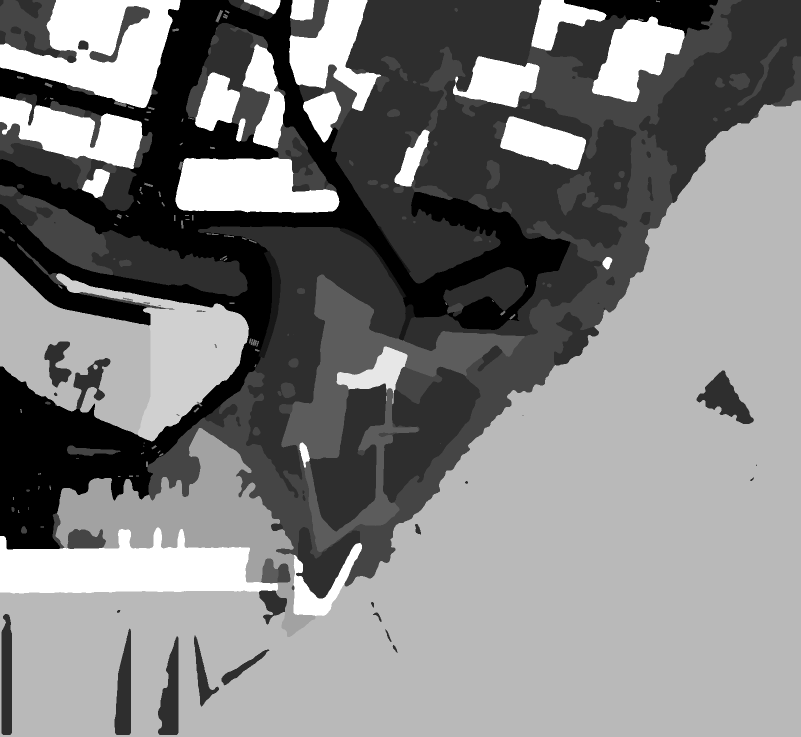
#> input picture pipeline/maquetas/sao-sebastiao-angra/dados/chao_classes.png, 1601 x 1473 px (shown at 1/2 size)
$ python textura_chao.py
#> lines starting #> are read from the running program, lines starting #| are printed output that depends on the picture; after the words box and inside, x2 and y2 are one past the last pixel; in counts of white or black regions, pixels touching at a corner belong together
### pipeline/kit/fotos.py
"""Texturas fotográficas: pedra, telha e rocha fotografadas (Poly Haven, CC0), com a cor de cada monumento.

As fotos estão em pipeline/kit/fotos/ (obter_fotos.py descarrega-as e regista as fontes em fotos/fontes.json).
`textura_foto` devolve o mesmo par (cor, relevo) que `kit.texturas.textura_cantaria`, numa imagem de n x n px
que cobre `metros` de lado, por isso entra no lugar dela sem mudar UV nem materiais:

    TEX, ALT = textura_foto("old_stone_wall", cor=(0.60, 0.58, 0.54))
    material("muro", (1, 1, 1), 0.92, imagem("muro", TEX), normal=imagem("muro_n", normais(ALT, 3.5)), ...)

A foto dá o desenho real das pedras, das juntas e do grão; a cor média vem do monumento (medida nas
fotografias dele), para a pedra não ficar com o tom do sítio onde a foto foi tirada. Por cima juntam-se
variações largas de tom e, se pedido, manchas de líquen, ambas periódicas para a imagem repetir sem costura.
"""
import json
from pathlib import Path

import numpy as np
from PIL import Image
from scipy import ndimage as ndi

__all__ = ["textura_foto", "fontes_fotos", "FONTES"]

PASTA = Path(__file__).resolve().parent / "fotos"
FONTES = json.loads((PASTA / "fontes.json").read_text()) if (PASTA / "fontes.json").exists() else {}
#> (reads pipeline/maquetas/lanhoso/dados/fontes.json from the repository)
USADAS = set()  # ids usados nesta maqueta (para os créditos)


def fontes_fotos():
    """Créditos das fotos usadas na maqueta atual, para gravar em medidas.json ou no LEIAME."""
    return {t: FONTES[t] for t in sorted(USADAS)}


def _ler(tid):
    cor = np.asarray(Image.open(PASTA / f"{tid}_cor.jpg").convert("RGB"), float) / 255.0
    rel = np.asarray(Image.open(PASTA / f"{tid}_relevo.png").convert("L"), float) / 255.0
    return cor ** 2.2, rel  # cor linear para as médias; volta a sRGB no fim


def _ruido_periodico(n, celulas, semente):
    """Ruído suave com período n (grelha aleatória de celulas x celulas ampliada com repetição)."""
    g = np.random.default_rng(semente).random((celulas, celulas))
    z = ndi.zoom(np.tile(g, (3, 3)), n / celulas, order=3, mode="grid-wrap")
    return z[n:2 * n, n:2 * n]


def _fbm_periodico(n, semente, base=4, oit=4):
    s, amp, tot = np.zeros((n, n)), 1.0, 0.0
    for o in range(oit):
        s += amp * _ruido_periodico(n, base * 2 ** o, semente + o)
        tot += amp
        amp *= 0.5
    return s / tot


# [23 lines left out: function _mosaico, not called in this run]


def textura_foto(tid, n=1024, metros=6.0, cor=(0.60, 0.58, 0.54), contraste=1.0, saturacao=0.5, metros_foto=None,
                 variacao=0.10, liquen=0.0, liquen_cor=(0.84, 0.84, 0.80), semente=7, rodar=False,
                 mosaico=None, mosaico_vertical=True, mosaico_borda=0.08):
    """Foto `tid` repetida em n x n px = `metros` x `metros` (o que a imagem cobre de facto na maqueta: UV e
    KHR_texture_transform incluídos), recolorida para a cor média `cor` (sRGB 0..1).

    metros_foto: tamanho real da foto (por omissão o de fontes.json); acerta-se para caber um número inteiro
    de vezes em `metros`, para a imagem final repetir sem costura. contraste > 1 acentua pedras e juntas.
    saturacao: quanto da cor própria de cada pedra (desvio à média) se mantém (0 = só a cor dada).
    variacao: amplitude das manchas largas de tom (pedra mais clara ou mais escura por zonas).
    liquen: fração aproximada da superfície com manchas claras de líquen (0 = nenhuma).
    rodar: roda a foto 90° (fiadas verticais passam a horizontais).
    mosaico: lado (m) das células de um mosaico de recortes da foto, cada um tirado de um ponto ao acaso e
    fundido com os vizinhos numa orla de `mosaico_borda` m (modelo do castillos.site, 25 nov. 2026: uma imagem de
    6–8 m por repetição, onde a mesma pedra não volta a aparecer ao lado). mosaico_vertical=False só desloca os
    recortes na horizontal (silhares em fiadas regulares: as fiadas continuam à mesma cota)."""
    USADAS.add(tid)
    foto, rel = _ler(tid)
    if rodar:
        foto, rel = np.rot90(foto), np.rot90(rel)
    mf = metros_foto or FONTES.get(tid, {}).get("metros", [2.0])[0]
    k = max(1, int(round(metros / mf)))  # repetições da foto em `metros`
    lado = n // k
    f = np.asarray(Image.fromarray((foto ** (1 / 2.2) * 255).astype(np.uint8)).resize((lado, lado), Image.LANCZOS), float) / 255.0
    f = f ** 2.2
    r = np.asarray(Image.fromarray((rel * 255).astype(np.uint8)).resize((lado, lado), Image.LANCZOS), float) / 255.0
    f0, r0 = f, r
    f, r = np.tile(f, (k, k, 1)), np.tile(r, (k, k))
    if k * lado != n:  # n não divisível por k: estica 1–2 px para a imagem repetir sem costura
        f = ndi.zoom(f, (n / f.shape[0], n / f.shape[1], 1), order=1, mode="grid-wrap")
        r = ndi.zoom(r, n / r.shape[0], order=1, mode="grid-wrap")
    if mosaico:
        f, r = _mosaico(f0, r0, n, max(2, int(round(metros / mosaico))),
                        int(round(mosaico_borda / metros * n)), semente, mosaico_vertical)
    # luminância e cor própria de cada pixel, relativas à média da foto
    lum = f @ np.array([0.2126, 0.7152, 0.0722])
    # tira os defeitos da foto que se notariam a repetir (buracos negros, uma pedra branca, etiquetas):
    # a luminância fica entre os percentis 1,5 e 98,5
    # buracos escuros e lascas claras mais pequenos do que uma pedra: luminância abaixo de 35 % ou acima de 160 % da mediana local (as juntas ficam)
    # (janela de c. 6 % da foto), toma-se a cor da mediana local
    med = np.stack([ndi.median_filter(f[..., c], size=max(5, lado // 16), mode="wrap") for c in range(3)], -1)
    lmed = med @ np.array([0.2126, 0.7152, 0.0722])
    buraco = ndi.binary_dilation((lum < 0.35 * lmed) | (lum > 1.6 * lmed), iterations=1)[..., None]
    f = np.where(buraco, med, f)
    lum = f @ np.array([0.2126, 0.7152, 0.0722])
    lo, hi = np.quantile(lum, [0.015, 0.985])
    f = f * (np.clip(lum, lo, hi) / np.maximum(lum, 1e-4))[..., None]
    lum = np.clip(lum, lo, hi)
    lm = lum.mean()
    croma = f / np.maximum(lum[..., None], 1e-4)
    croma = 1 + (croma / croma.reshape(-1, 3).mean(0) - 1) * saturacao
    alvo = np.array(cor, float) ** 2.2
    tex = alvo * ((lum / lm) ** contraste)[..., None] * croma
    if variacao:
        v = _fbm_periodico(n, semente, base=3)
        tex *= (1 + variacao * 2 * (v - 0.5))[..., None]
    if liquen:
        # manchas pequenas e salpicadas (as fotos dos castelos mostram líquen em pintas, não em placas)
        m = _fbm_periodico(n, semente + 11, base=int(metros * 6), oit=3)
        lim = np.quantile(m, 1 - liquen)
        a = np.clip((m - lim) / 0.03, 0, 1)[..., None] * 0.40
        tex = tex * (1 - a) + (np.array(liquen_cor) ** 2.2) * (lum / lm)[..., None] * a
    tex = np.clip(tex, 0, 1) ** (1 / 2.2)
    return tex, ndi.gaussian_filter(r, 0.7)

### pipeline/maquetas/sao-sebastiao-angra/textura_chao.py
"""Textura do chão de São Sebastião sem nenhum píxel de fotografia aérea: cada célula leva o material da sua classe
(dados/chao_classes.png, feito por chao.py a partir de traços à mão na ortofoto e das classes do LiDAR), com texturas
nítidas e repetidas à escala real e fronteiras alisadas a 5,7 cm. Cobre x -116..116, y -138..94 (232 m) em n x n px.
Devolve sRGB 0..1 com as linhas de baixo para cima (y para cima), como o kit.texturas.imagem espera."""
from pathlib import Path

import numpy as np
from PIL import Image
from scipy import ndimage as ndi

from kit.fotos import textura_foto, _fbm_periodico

X0, Y0, L = -116.0, -138.0, 232.0
CL = ['asfalto', 'passeio', 'relva', 'mato', 'terra', 'branco', 'tijoleira', 'betao', 'rocha', 'asfalto2', 'calcada', 'muro']
# cores médias (sRGB) medidas na ortofoto compensada e tiradas do amarelado do voo
COR = {
    'asfalto': (0.30, 0.305, 0.30),   # estrada (ortofoto 0,35/0,36/0,31)
    'asfalto2': (0.40, 0.395, 0.37),  # parque de poente, asfalto gasto mais claro (0,39/0,38/0,31)
    'passeio': (0.58, 0.575, 0.55),   # passeios de betão e lancis claros (0,46/0,47/0,39)
    'calcada': (0.66, 0.64, 0.59),    # lajeado claro do terreiro da Pousada
    'relva': (0.36, 0.42, 0.22),
    'mato': (0.25, 0.31, 0.17),
    'terra': (0.47, 0.40, 0.36),      # terra batida castanho-arroxeada dos caminhos do recinto (ortofoto R-G c. +10)
    'tijoleira': (0.52, 0.37, 0.30),   # adarves (fotosfera dentro da Pousada), menos vermelha do que a 0.4
    'betao': (0.57, 0.52, 0.47),      # chão do estaleiro, betão manchado de ferrugem (0,53/0,51/0,43)
    'rocha': (0.23, 0.23, 0.22),      # basalto da costa
    'muro': (0.38, 0.37, 0.35),
    'branco': (0.86, 0.86, 0.83),     # tinta das passadeiras e linhas; cascos dos barcos
}
LANCIL = (0.60, 0.59, 0.56)


def _tile_ruido(n, metros, cor, fino=0.10, largo=0.06, semente=1):
    """Superfície lisa (asfalto, betão, tinta): grão fino e manchas largas, sem padrão de foto."""
    rng = np.random.default_rng(semente)
    g = ndi.gaussian_filter(rng.random((n, n)), 0.7, mode='wrap')
    g = (g - g.mean()) / (g.std() + 1e-6)
    v = _fbm_periodico(n, semente + 3, base=max(2, int(metros / 3)))
    lin = np.array(cor) ** 2.2 * (1 + fino * g)[..., None] * (1 + largo * 2 * (v - 0.5))[..., None]
    return np.clip(lin, 0, 1) ** (1 / 2.2)


# [11 lines left out: function _tile_relva, not called in this run]


def _tiles(px_m):
    """Cada material como (array n x n sRGB, metros que cobre)."""
    T = {}
    T['asfalto'] = (_tile_ruido(512, 8.0, COR['asfalto'], 0.12, 0.08, 11), 8.0)
    T['asfalto2'] = (_tile_ruido(512, 8.0, COR['asfalto2'], 0.12, 0.12, 12), 8.0)
    T['passeio'] = (textura_foto('seaworn_stone_tiles', n=512, metros=4.0, cor=COR['passeio'], contraste=0.55, saturacao=0.1,
                                 variacao=0.06, semente=13)[0], 4.0)
    T['calcada'] = (textura_foto('seaworn_stone_tiles', n=512, metros=4.0, cor=COR['calcada'], contraste=0.7, saturacao=0.15,
                                 variacao=0.05, semente=14)[0], 4.0)
    T['relva'] = (_tile_relva(512, 8.0, COR['relva'], 15), 8.0)
    T['mato'] = (textura_foto('rock_01', n=512, metros=4.0, cor=COR['mato'], contraste=1.2, saturacao=0.1, variacao=0.15,
                              semente=16)[0], 4.0)
    T['terra'] = (textura_foto('rock_01', n=512, metros=3.0, cor=COR['terra'], contraste=0.6, saturacao=0.25, variacao=0.10,
                               semente=17)[0], 3.0)
    T['tijoleira'] = (textura_foto('seaworn_stone_tiles', n=512, metros=3.0, cor=COR['tijoleira'], contraste=0.6,
                                   saturacao=0.2, variacao=0.06, semente=18)[0], 3.0)
    T['betao'] = (_tile_ruido(512, 8.0, COR['betao'], 0.08, 0.16, 19), 8.0)
    T['rocha'] = (textura_foto('rock_01', n=512, metros=3.0, cor=COR['rocha'], contraste=1.15, saturacao=0.2, semente=20)[0], 3.0)
    T['muro'] = (textura_foto('old_stone_wall', n=512, metros=4.0, cor=COR['muro'], contraste=1.0, saturacao=0.2, semente=21)[0],
                 4.0)
    T['branco'] = (_tile_ruido(256, 4.0, COR['branco'], 0.04, 0.04, 22), 4.0)
    return T


def textura_chao(dados, n=4096):
#> called with n = 2048
    dados = Path(dados)
    k = np.asarray(Image.open(dados / 'chao_classes.png'))[::-1]          # linha 0 = y -168, coluna 0 = x -200, 25 cm
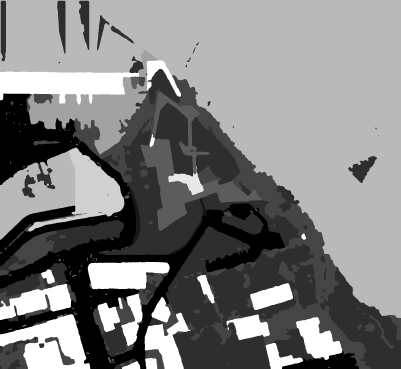
#> k: shape (1473, 1601) (shown at 1/4 size); min 0, max 11, mean 5.54; drawn with min black and max white
    p = L / n
    c = (np.arange(n) + 0.5) * p
    xs, ys = X0 + c, Y0 + c
    ci, ri = (xs + 200) / 0.25 - 0.5, (ys + 168) / 0.25 - 0.5
    # janela das classes que interessa (com margem) e máscaras suaves de cada classe, argmax à resolução final
    r0, r1 = int(ri[0]) - 4, int(ri[-1]) + 5
    c0, c1 = int(ci[0]) - 4, int(ci[-1]) + 5
    kw = k[r0:r1, c0:c1]
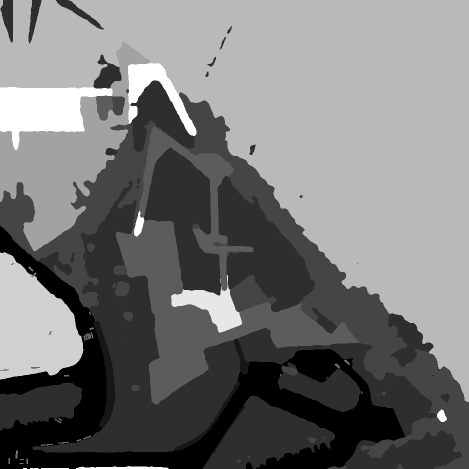
#> kw: shape (937, 937) (shown at 1/2 size); min 0, max 11, mean 5.09; drawn with min black and max white
    RR, CC = np.meshgrid(ri - r0, ci - c0, indexing='ij')
    best = np.full((n, n), -1.0, np.float32)
    lab = np.zeros((n, n), np.uint8)
    for i in range(len(CL)):
        m = kw == i
        if not m.any():
            continue
        s = ndi.gaussian_filter(m.astype(np.float32), 0.9 if CL[i] != 'branco' else 0.5)
        v = ndi.map_coordinates(s, [RR, CC], order=1, mode='nearest').astype(np.float32)
        sel = v > best
        best[sel] = v[sel]
        lab[sel] = i
#> this loop made 12 passes
#> pass 1, in textura_chao, `m = kw == i`:
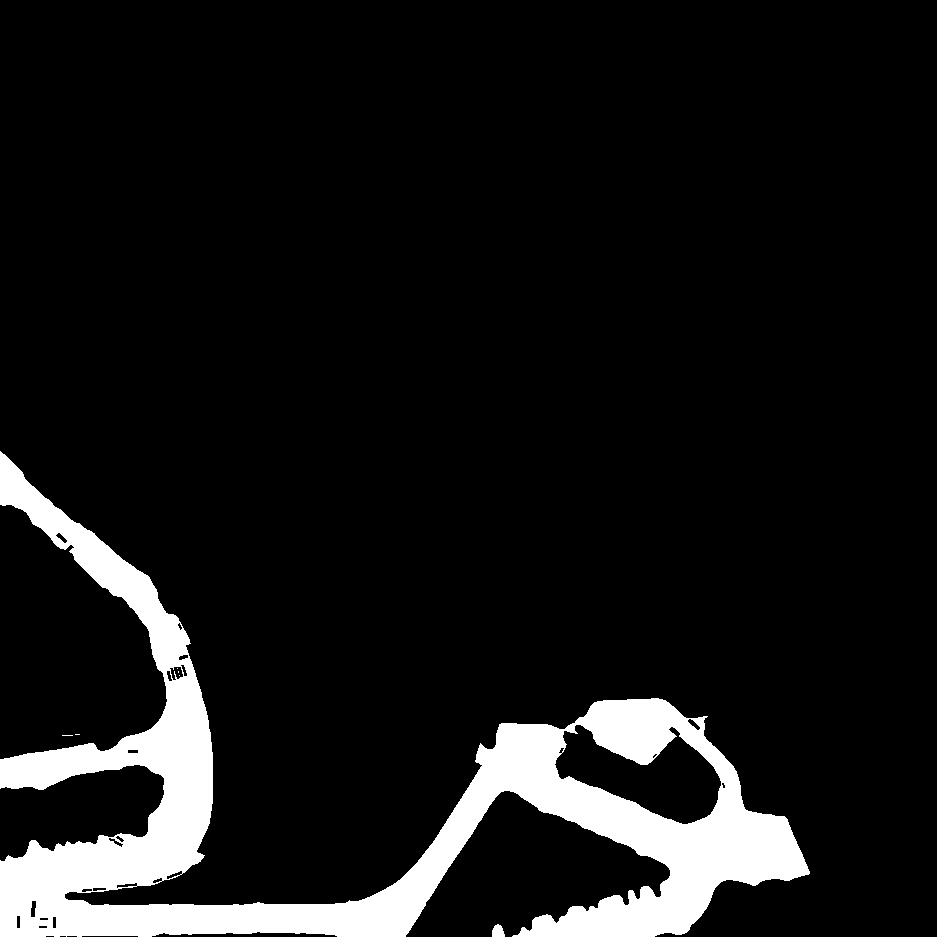
#> m: shape (937, 937) bool; 9.3% white; 7 white regions (5 under 20 px), largest, box (x1, y1, x2, y2) and area: (0, 451, 810, 937) 81580, (492, 924, 505, 937) 130
#> pass 1, in textura_chao, `v = ndi.map_coordinates(s, [RR, CC], order=1, mode='nearest').astype(n..`:
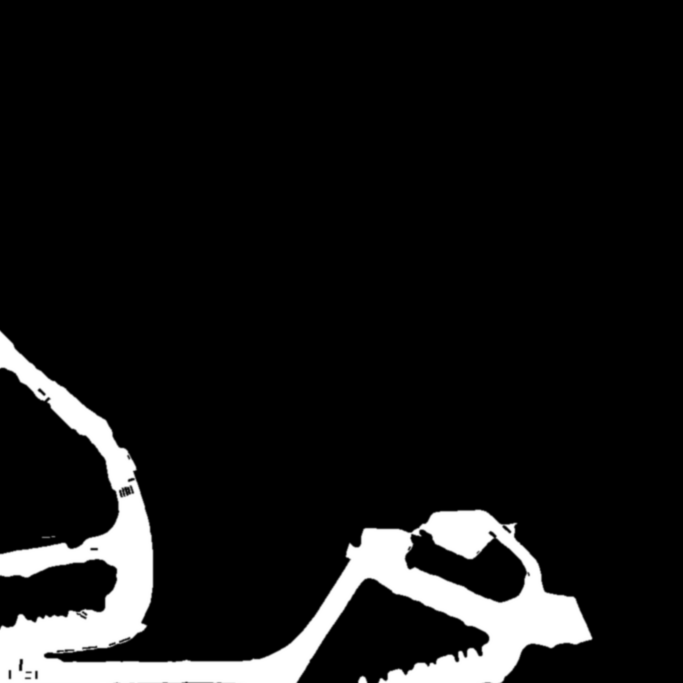
#> v: shape (2048, 2048) float32 (shown at 1/3 size); min 0, max 1, mean 0.0921
#> after the loop:
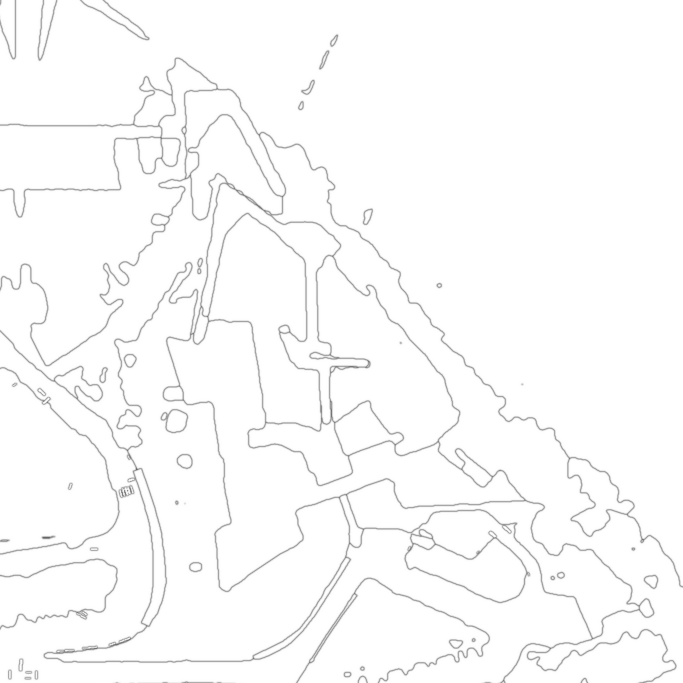
#> best: shape (2048, 2048) float32 (shown at 1/3 size); min 0.272, max 1, mean 0.985
#> after the loop:
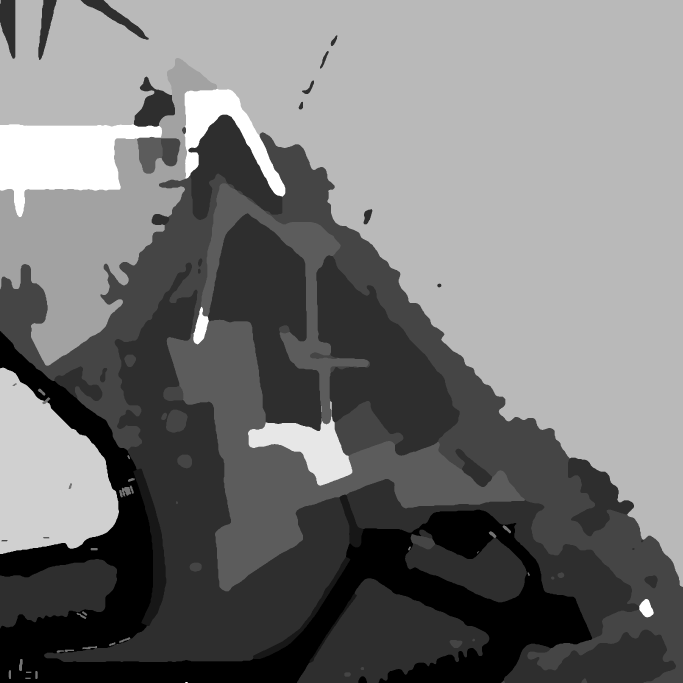
#> lab: shape (2048, 2048) (shown at 1/3 size); min 0, max 11, mean 5.07; drawn with min black and max white
#> after the loop:
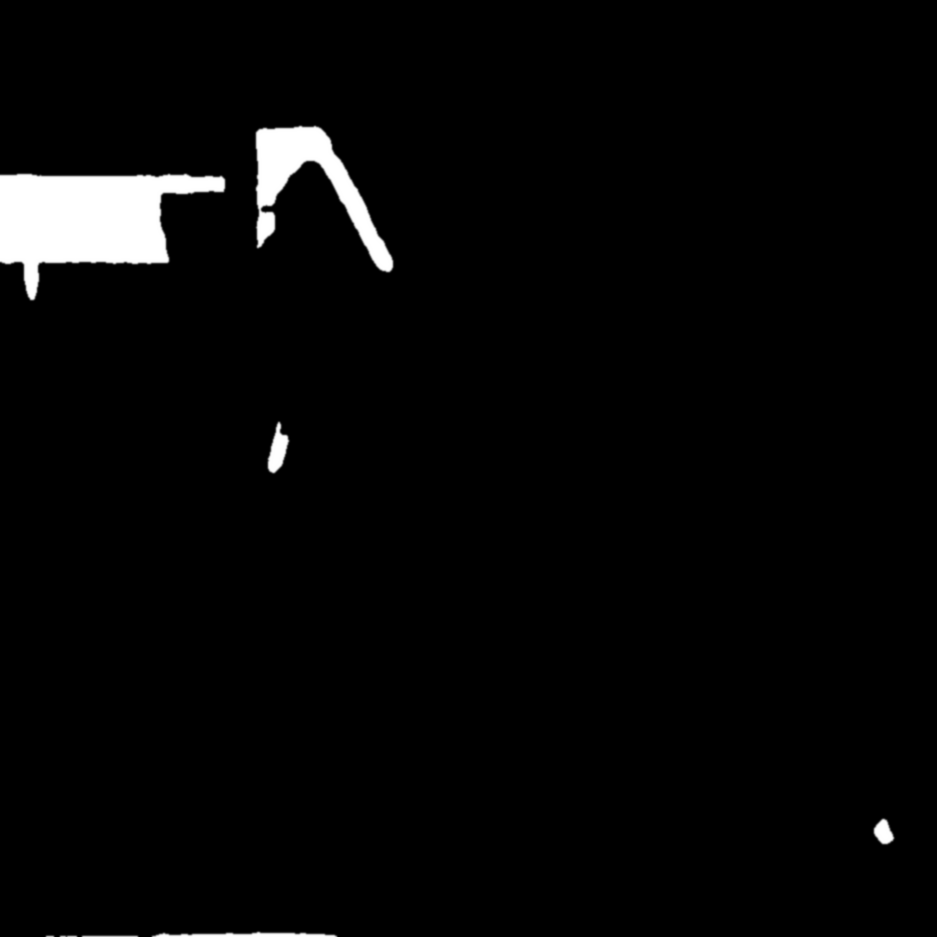
#> s: shape (937, 937) float32; min 0, max 1, mean 0.0272
    del RR, CC, best
    out = np.zeros((n, n, 3), np.float32)
    T = _tiles(n / L)
    YY, XX = np.meshgrid(ys, xs, indexing='ij')
    for i, nome in enumerate(CL):
        sel = lab == i
        if not sel.any():
            continue
        t, m = T[nome]
        tn = t.shape[0]
        iy = ((YY[sel] % m) / m * tn).astype(int) % tn
        ix = ((XX[sel] % m) / m * tn).astype(int) % tn
        out[sel] = t[iy, ix]
    # manchas largas que não se repetem (a repetição de 8 m da relva via-se em planta como um xadrez)
    rng = np.random.default_rng(5)
    ruido = ndi.gaussian_filter(rng.random((240, 240)), 4.0, mode='wrap')
    ruido = (ruido - ruido.mean()) / (ruido.std() + 1e-6)
    mz = ndi.map_coordinates(ruido, [(YY - Y0) * 240 / L, (XX - X0) * 240 / L], order=1, mode='wrap').astype(np.float32)
    amp = np.where(np.isin(lab, (CL.index('relva'), CL.index('mato'), CL.index('terra'))), 0.10,
                   np.where(lab == CL.index('branco'), 0.0, 0.05)).astype(np.float32)
    out *= np.clip(1 + amp * mz, 0.7, 1.3)[..., None]
    del mz, amp
    # relva e mato: tom seco ou verde da ortofoto, só a baixa frequência (3 m), a meio caminho da cor do material
    tinta = np.asarray(Image.open(dados / 'chao_tinta.png').convert('RGB'))[::-1].astype(np.float32) / 255.0  # 1 m, y -168
    tv = np.stack([ndi.map_coordinates(tinta[..., j], [(YY + 168) - 0.5, (XX + 200) - 0.5], order=1, mode='nearest')
                   for j in range(3)], -1)
    ref = np.array((0.31, 0.34, 0.23), np.float32)
    ganho = np.clip(tv / ref, 0.7, 1.45)
    ganho = ganho / ganho.mean(-1, keepdims=True) * np.clip(ganho.mean(-1, keepdims=True), 0.85, 1.2)
    rv = np.isin(lab, (CL.index('relva'), CL.index('mato')))
    out[rv] = np.clip(out[rv] * (0.5 + 0.5 * ganho[rv]), 0, 1)
    del tv, ganho, YY, XX
    # lancil claro de 15 cm onde o asfalto encosta a passeio, relva, mato, terra ou calçada
    asf = np.isin(lab, (CL.index('asfalto'), CL.index('asfalto2'), CL.index('branco')))
    perto = ndi.distance_transform_edt(~asf) * p <= 0.15
    viz = np.isin(lab, [CL.index(c_) for c_ in ('passeio', 'relva', 'mato', 'terra', 'calcada')])
    out[perto & viz] = LANCIL
    return out, lab


if __name__ == '__main__':
    import sys
    sys.path.insert(0, str(Path(__file__).resolve().parents[2]))
#> (the run stopped early here; a loop or call above may not have finished)
